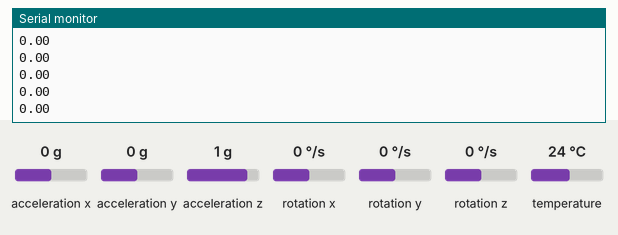
A sketch run on a simulated Arduino Uno, built with avr-gcc and run on an emulated ATmega328P. Shown: the last lines printed to the serial monitor. The inputs (shaded band) are chosen by the test bench; at power-on: acceleration y 0 g, acceleration z 1 g, rotation x 0 °/s, acceleration x 0 g, rotation y 0 °/s, rotation z 0 °/s, temperature 24 °C.

Above: at 2.2 s.
2.3 s: acceleration y set to -1.4 g
At 3.2 s:
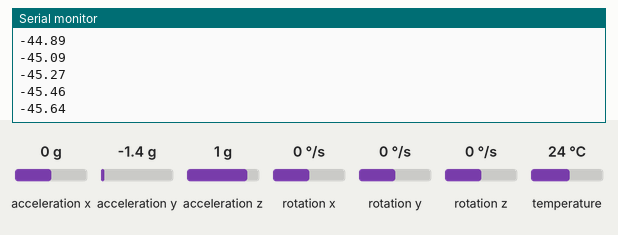
3.8 s: acceleration z set to -1.4 g
At 4.6 s:
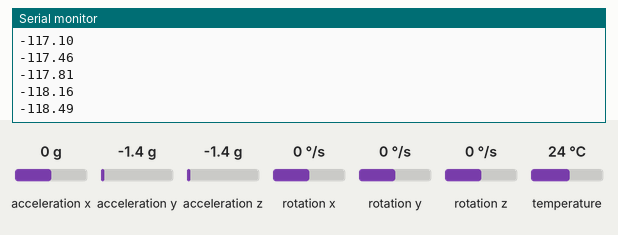
5.3 s: rotation x set to -192 °/s
At 5.9 s:
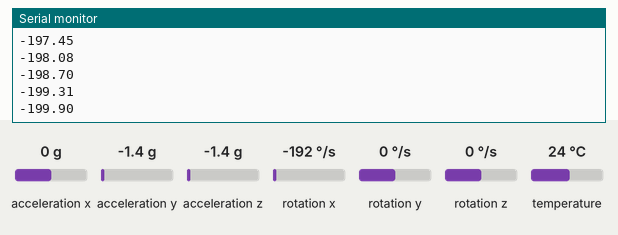
Timing chart, 0 to 8.3 s (numbered marks = the images above; inputs shaded):
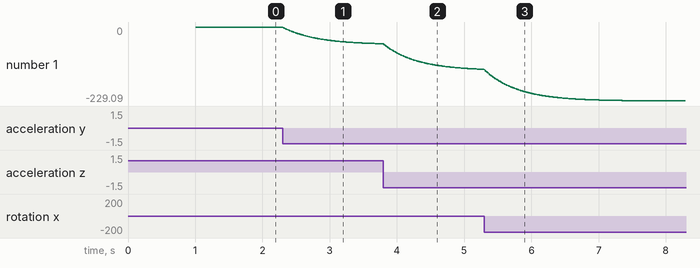

The sketch:

test_autocalibracion.ino
```cpp
#include <Adafruit_MPU6050.h>
#include <Adafruit_Sensor.h>

#define SensorPin A0
#define Frec_muestreo 100

Adafruit_MPU6050 mpu;

unsigned long time1 = 0;
unsigned long time2 = 0;
float angle;
float angle_map;
int lectura_pote;
float angulo_x0_giro = 0;
float angulo_x1_giro = 0;
float angulo_x0_acel = 0;
float angulo_filtro_complementario = 0;
float alpha = 0.98;
float angulo_filtro_complementario_deg = 0;
float angulo_filtro_complementario_anterior;
float angulo_filtro_complementario_actual;
float pi = 3.1415926;
float angle_pendulo = 0;
sensors_event_t a, g, temp;
float thita_medido = 0;
float phi_medido = 0;
float dthita_medido = 0;
float phi_ref = 90;

//Observador
float thita_next = 0;
float thita_act = 0;
float dthita_next = 0;
float dthita_act = 0;
float phi_next = 0;
float phi_act = 0;
float dphi_next = 0;
float dphi_act = 0;


//Offset: Acceleration X: -0.64, Y: -0.02, Z: 7.86 m/s^2 (MEDIDO)
float offset_aceleracion_Y = 0.27;
float offset_aceleracion_Z = 9.8 - 7.9;
float offset_gyro_X = 0;

void setup() {
  Serial.begin(115200); //Inicializacion de puerto serie

    // Try to initialize!
	if (!mpu.begin()) {
		//Serial.println("Failed to find MPU6050 chip");
		while (1) {
		  delay(10);
		}
	}
	//Serial.println("MPU6050 Found!");

	// set accelerometer range to +-8G
	mpu.setAccelerometerRange(MPU6050_RANGE_8_G);

	// set gyro range to +- 500 deg/s
	mpu.setGyroRange(MPU6050_RANGE_500_DEG);

	// set filter bandwidth to 5-10-21-44-94-184-260 Hz
	mpu.setFilterBandwidth(MPU6050_BAND_10_HZ);
  angulo_filtro_complementario_anterior = 0;

  //Autocalibracion
  autocalibracion_IMU();

  //Configuracion e inicializacion del timer 1 para generar PWM
  delay(1000);
}

void loop() {

  time1 = millis();
  /*
  while (Serial.available() > 0) {
    phi_ref = Serial.read();
  }*/


  angle = angle_IMU();
  Serial.println(angle);

  //matlab_send(thita_medido, thita_next,dthita_medido,dthita_next,phi_medido,phi_next,dphi_next,phi_ref);

  int aux = 1000/Frec_muestreo;
  time2 = millis();

  delay(aux - (time2 - time1));   //Delay necesario para el muestreo a la frecuencia Frec_muestreo
}


void matlab_send(float dato1, float dato2, float dato3,float dato4,float dato5,float dato6,float dato7,float dato8){
  Serial.write("abcd");
  byte * b = (byte *) &dato1;
  Serial.write(b,4);
  b = (byte *) &dato2;
  Serial.write(b,4);
  b = (byte *) &dato3;
  Serial.write(b,4);
  b = (byte *) &dato4;
  Serial.write(b,4);
  b = (byte *) &dato5;
  Serial.write(b,4);
  b = (byte *) &dato6;
  Serial.write(b,4);
  b = (byte *) &dato7;
  Serial.write(b,4);
  b = (byte *) &dato8;
  Serial.write(b,4);
}

float angle_IMU(){

  mpu.getEvent(&a, &g, &temp);
  float acel_y = a.acceleration.y + offset_aceleracion_Y;
  float acel_z = a.acceleration.z + offset_aceleracion_Z;

  //Serial.println(acel_y);
  //Serial.println(acel_z);

  angulo_x0_acel = atan2(acel_y, acel_z);

  angulo_filtro_complementario_actual = alpha * (angulo_filtro_complementario_anterior + (g.gyro.x + offset_gyro_X) * 1/(float)(Frec_muestreo)) + (1 - alpha) * angulo_x0_acel;
  angulo_filtro_complementario_anterior = angulo_filtro_complementario_actual;

  return angulo_filtro_complementario_deg = (angulo_filtro_complementario_actual * 180) / pi;
}

float autocalibracion_IMU(){

  mpu.getEvent(&a, &g, &temp);
  float aux_z=0;
  float aux_y=0;
  float aux_x = 0;

  for (int i = 0; i < 10; i++){
    aux_z += a.acceleration.z;
    aux_y += a.acceleration.y;
    aux_x += g.gyro.x;
  }

  aux_z = aux_z / 10;
  aux_y = aux_y / 10;
  aux_x = aux_x / 10;

  offset_aceleracion_Z = 9.8 - aux_z;
  offset_aceleracion_Y = 0 - aux_y;
  offset_gyro_X = 0 - aux_x;

}
```

Measured:
- after the input at 2.3 s, the serial monitor: prints a new line at once (image 1)
- plotted number 1: 0 → -51.85 after the input at 2.3 s
